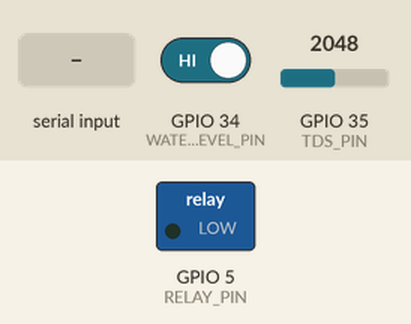
Recording of a sketch running on a simulated ESP32. On the bench: switched loads named in the sketch (green lamp = pin HIGH). The inputs (shaded band) are chosen by the test bench; at power-on: GPIO 34 (WATER_LEVEL_PIN) HIGH, GPIO 35 (TDS_PIN) = 2048. WiFi joins after 1.5 s; servers stay silent unless stated; uploads are accepted with an empty reply; the local clock reads 2024-03-15 10:24:30 at power-on unless the sketch sets it; what the sketch prints to the serial monitor is not drawn.

Above: at 5.0 s.
5.1 s: "On\n" received over Serial
At 6.3 s:
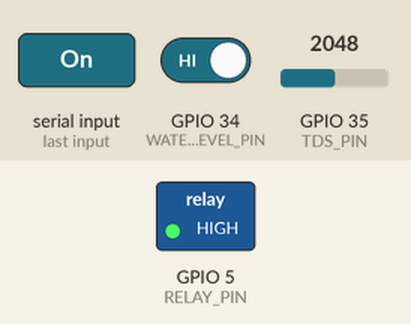
6.6 s: GPIO 34 (WATER_LEVEL_PIN) driven LOW
At 7.1 s:
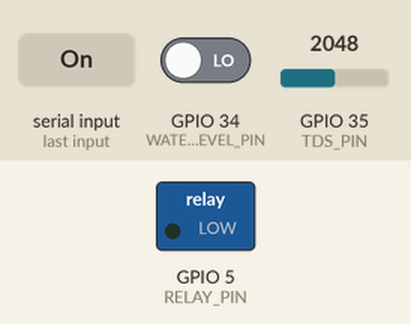
Timing chart, 0 to 9.6 s (numbered marks = the images above; inputs shaded):
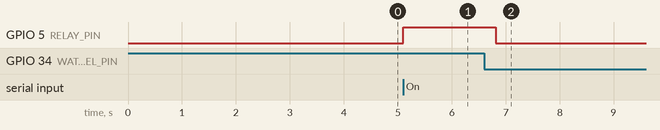

The sketch:

pump_sensors.ino
```cpp
#include <WiFi.h>
#include <HTTPClient.h>
#include <ArduinoJson.h>
#include <time.h>

// ================== CONFIG ==================
/* WiFi */
const char* WIFI_SSID     = "Makisuuu";
const char* WIFI_PASSWORD = "#Max.X!e071204";

/* Supabase */
const char* SUPABASE_URL = "https://ihscuhuksaixfjmmttqa.supabase.co/rest/v1/pump_sensors";
const char* SUPABASE_KEY = "eyJhbGciOiJIUzI1NiIsInR5cCI6IkpXVCJ9.eyJpc3MiOiJzdXBhYmFzZSIsInJlZiI6Imloc2N1aHVrc2FpeGZqbW10dHFhIiwicm9sZSI6ImFub24iLCJpYXQiOjE3NTc1MTU0NTAsImV4cCI6MjA3MzA5MTQ1MH0.6eKAuH33Rn4c4RsIy-5XXYrArhdy4f0suJ6S82Q7cW8";

/* Pins */
#define WATER_LEVEL_PIN 34  // Water level sensor (digital)
#define TDS_PIN 35          // TDS analog input
#define RELAY_PIN 5         // Relay control pin
#define RELAY_ACTIVE_LOW 0  // 0 = Active HIGH relay, 1 = Active LOW

/* Time */
const char* ntpServer        = "pool.ntp.org";
const long gmtOffset_sec     = 8 * 3600;  // UTC+8
const int daylightOffset_sec = 0;

/* Behavior */
const unsigned long CHECK_INTERVAL_MS = 1000;  // Check sensors every 1 second
const int WIFI_CONNECT_TIMEOUT_MS = 15000;     // WiFi connect timeout
const float TDS_UPLOAD_DELTA = 10.0;           // Upload only if TDS changes ≥ 10 ppm
const float DEFAULT_WATER_TEMP = 25.0;         // °C default temperature for compensation

/* Serial */
const int SERIAL_BAUD = 115200;

// ================== VARIABLES ==================
bool lastWaterStatus = false;
bool lastPumpStatus  = false;
float tdsValue = 0.0;
float lastTdsValue = 0.0;
float waterTemp = DEFAULT_WATER_TEMP;
unsigned long lastCheck = 0;
String lastInsertedTime = "";

// ================== HELPERS ==================
void ensureWiFiModeSta() {
  if (WiFi.getMode() != WIFI_MODE_STA) WiFi.mode(WIFI_MODE_STA);
}

void connectWiFi() {
  if (WiFi.status() == WL_CONNECTED) return;

  ensureWiFiModeSta();
  Serial.print("🌐 Connecting to WiFi");
  WiFi.begin(WIFI_SSID, WIFI_PASSWORD);

  unsigned long start = millis();
  while (WiFi.status() != WL_CONNECTED && millis() - start < WIFI_CONNECT_TIMEOUT_MS) {
    delay(250);
    Serial.print(".");
    yield();
  }

  if (WiFi.status() == WL_CONNECTED) {
    Serial.println();
    Serial.print("✅ WiFi Connected! IP: ");
    Serial.println(WiFi.localIP());
  } else {
    Serial.println();
    Serial.println("❌ WiFi Failed. Will retry later...");
  }
}

String getTimeStamp() {
  struct tm timeinfo;
  if (!getLocalTime(&timeinfo)) return "";
  char buffer[30];
  strftime(buffer, sizeof(buffer), "%Y-%m-%dT%H:%M:%SZ", &timeinfo);
  return String(buffer);
}

void setRelay(bool on) {
  if (RELAY_ACTIVE_LOW)
    digitalWrite(RELAY_PIN, on ? LOW : HIGH);
  else
    digitalWrite(RELAY_PIN, on ? HIGH : LOW);

  Serial.println(on ? "💧 Pump: ON" : "💧 Pump: OFF");
  lastPumpStatus = on;
}

// ================== SUPABASE UPLOAD ==================
bool insertRow(bool waterDetected) {
  if (WiFi.status() != WL_CONNECTED) {
    connectWiFi();
    if (WiFi.status() != WL_CONNECTED) return false;
  }

  HTTPClient http;
  http.begin(SUPABASE_URL);
  http.addHeader("Content-Type", "application/json");
  http.addHeader("apikey", SUPABASE_KEY);
  http.addHeader("Authorization", String("Bearer ") + SUPABASE_KEY);
  http.addHeader("Prefer", "return=representation");

  StaticJsonDocument<400> doc;
  String nowTs = getTimeStamp();
  doc["waterlevel_status"] = waterDetected;
  doc["pump_status"]       = lastPumpStatus;
  doc["tds_value"]         = tdsValue;
  doc["date_time"]         = nowTs;
  lastInsertedTime = nowTs;

  String payload;
  serializeJson(doc, payload);
  Serial.println("📤 Sending Payload: " + payload);

  int code = http.POST(payload);
  String response = http.getString();
  http.end();

  if (code >= 200 && code < 300) {
    Serial.println("✅ Row inserted successfully.");
    return true;
  } else {
    Serial.printf("❌ Insert error: %d\n", code);
    Serial.println("🔎 Response: " + response);
    return false;
  }
}

void logStateIfChanged(bool newWaterStatus, bool newPumpStatus, float newTdsValue) {
  bool waterChanged = (newWaterStatus != lastWaterStatus);
  bool pumpChanged  = (newPumpStatus != lastPumpStatus);
  bool tdsChanged   = (fabs(newTdsValue - lastTdsValue) >= TDS_UPLOAD_DELTA);

  if (waterChanged || pumpChanged || tdsChanged) {
    lastWaterStatus = newWaterStatus;
    lastPumpStatus  = newPumpStatus;
    lastTdsValue    = newTdsValue;
    insertRow(lastWaterStatus);
  }
}

// ================== REMOTE COMMAND ==================
bool fetchLatestCommand() {
  if (WiFi.status() != WL_CONNECTED) {
    connectWiFi();
    if (WiFi.status() != WL_CONNECTED) return false;
  }

  String url = String(SUPABASE_URL) + "?order=date_time.desc&limit=1";
  HTTPClient http;
  http.begin(url);
  http.addHeader("apikey", SUPABASE_KEY);
  http.addHeader("Authorization", String("Bearer ") + SUPABASE_KEY);

  int code = http.GET();
  String response = http.getString();
  http.end();

  if (code >= 200 && code < 300) {
    StaticJsonDocument<512> doc;
    DeserializationError err = deserializeJson(doc, response);
    if (err) {
      Serial.println("❌ JSON parse failed in fetchLatestCommand.");
      return false;
    }

    if (!doc.is<JsonArray>() || doc.size() == 0) return true;

    JsonObject obj = doc[0];
    String latestTime = obj["date_time"] | "";
    bool remotePump   = obj["pump_status"] | false;

    if (latestTime.length() > 0 && latestTime != lastInsertedTime && remotePump != lastPumpStatus) {
      Serial.println("🔄 Remote command detected! Updating pump...");
      setRelay(remotePump);
      insertRow(lastWaterStatus);
    }
    return true;
  } else {
    Serial.printf("❌ Fetch error: %d\n", code);
    return false;
  }
}

// ================== TDS SENSOR READING ==================
float readTDS() {
  int rawValue = analogRead(TDS_PIN);
  rawValue = constrain(rawValue, 0, 4095);

  float voltage = rawValue * (3.3f / 4095.0f);
  float compensationCoefficient = 1.0f + 0.02f * (waterTemp - 25.0f);
  float compensationVoltage = voltage / compensationCoefficient;

  float tds = (133.42f * pow(compensationVoltage, 3)
             - 255.86f * pow(compensationVoltage, 2)
             + 857.39f * compensationVoltage) * 0.5f;

  if (tds < 0) tds = 0;
  return tds;
}

// ================== SETUP ==================
void setup() {
  Serial.begin(SERIAL_BAUD);
  delay(100);

  pinMode(WATER_LEVEL_PIN, INPUT);
  pinMode(RELAY_PIN, OUTPUT);
  setRelay(false);

  connectWiFi();
  configTime(gmtOffset_sec, daylightOffset_sec, ntpServer);
  delay(2000);

  lastWaterStatus = (digitalRead(WATER_LEVEL_PIN) == HIGH);
  tdsValue = readTDS();
  lastTdsValue = tdsValue;
  insertRow(lastWaterStatus);

  Serial.println("📢 Type 'On' or 'Off' in Serial Monitor to control pump manually.");
}

// ================== LOOP ==================
void loop() {
  unsigned long now = millis();
  if (now - lastCheck >= CHECK_INTERVAL_MS) {
    lastCheck = now;

    tdsValue = readTDS();
    bool waterDetected = (digitalRead(WATER_LEVEL_PIN) == HIGH);

    Serial.print("🌊 TDS Value: ");
    Serial.print(tdsValue, 0);
    Serial.print(" ppm | Water: ");
    Serial.println(waterDetected ? "💧 Present" : "⚠️ Absent");

    // Safety check
    if (lastPumpStatus && !waterDetected) {
      Serial.println("⛔ No water detected! Pump OFF automatically.");
      setRelay(false);
      insertRow(false);
    }

    // Upload only if there’s a change
    logStateIfChanged(waterDetected, lastPumpStatus, tdsValue);

    // Check remote Supabase command
    fetchLatestCommand();
  }

  // Manual serial control
  if (Serial.available() > 0) {
    String cmd = Serial.readStringUntil('\n');
    cmd.trim();

    if (cmd.equalsIgnoreCase("On")) {
      if (!lastWaterStatus) {
        Serial.println("⛔ No water detected! Cannot turn ON.");
      } else if (!lastPumpStatus) {
        Serial.println("🖥 Manual Command: Pump ON");
        setRelay(true);
        insertRow(lastWaterStatus);
      }
    } else if (cmd.equalsIgnoreCase("Off")) {
      if (lastPumpStatus) {
        Serial.println("🖥 Manual Command: Pump OFF");
        setRelay(false);
        insertRow(lastWaterStatus);
      }
    } else {
      Serial.println("⚠️ Invalid command. Use 'On' or 'Off'.");
    }
  }

  delay(1); // yield for stability
}
```

Measured:
- after the input at 5.1 s, GPIO 5 (RELAY_PIN): LOW → HIGH at once
- after the input at 6.6 s, GPIO 5 (RELAY_PIN): HIGH → LOW after 0.22 s
